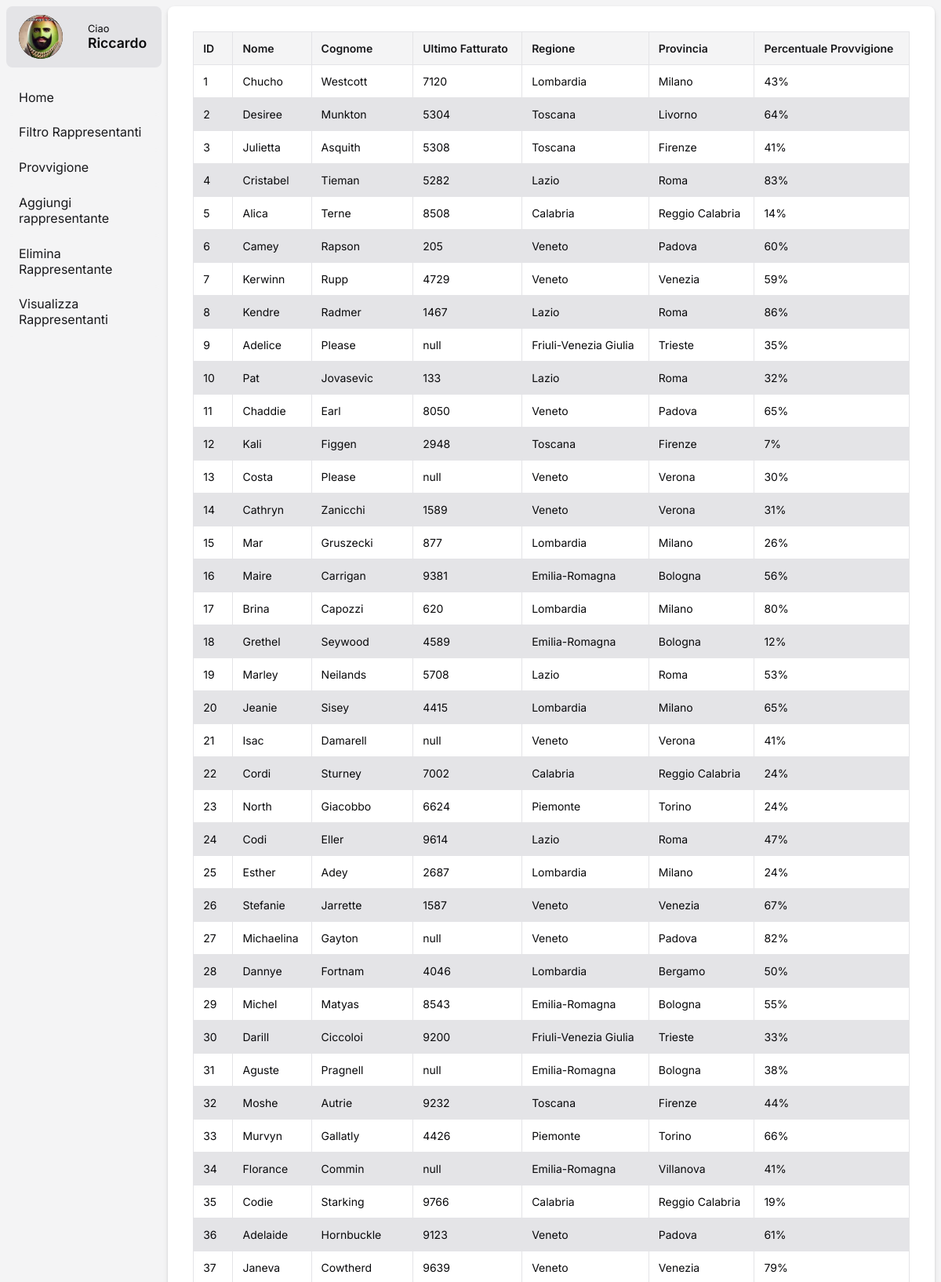
/PrimoEsercizioMySQL/visualizzaRappresentanti/index.php (upper part), run on the app's committed database.
### tables this page shows
CREATE TABLE `rappresentante` (
  `ID` int(11) NOT NULL,
  `Nome` varchar(50) NOT NULL,
  `Cognome` varchar(50) DEFAULT NULL,
  `UltimoFatturato` int(10) UNSIGNED DEFAULT NULL,
  `Regione` varchar(255) NOT NULL,
  `Provincia` varchar(255) NOT NULL,
  `PercentualeProvvigione` int(10) UNSIGNED NOT NULL CHECK (`PercentualeProvvigione` >= 0 and `PercentualeProvvigione` <= 100)
);

### PrimoEsercizioMySQL/visualizzaRappresentanti/index.php (the view, shortened to what this page needs)
<?php
require_once __DIR__ . "/../php/databaseConnection.php";
$queryRappresentanti = "SELECT * FROM Rappresentante";
$resultRappresentanti = $conn->query($queryRappresentanti);
?>
<!DOCTYPE html>
<html lang="en">
<head>
    <link rel="stylesheet" href="../style/style.css" />
</head>
<body>
    <div class="pageContainer">
        <div class="sideBar">
            <div class="header">
                <div class="logoContaner">
                    <img src="../img/marcelmango.jpg" class="logo" />
                </div>
                <div class="greeting">
                    <div class="salut">Ciao</div>
                    <div class="name">Riccardo</div>
                </div>
            </div>
            <div class="linksContainer">
                <a class="link" href="../">
                    <div>Home</div>
                </a>
                <a class="link" href="../filtroRappresentanti/">
                    <div>Filtro Rappresentanti</div>
                </a>
                <a class="link" href="../aumentoPuntiProvvigione/">
                    <div>Provvigione</div>
                </a>
                <a class="link" href="../aggiungiRappresentante/">
                    <div>Aggiungi rappresentante</div>
                </a>
                <a class="link" href="../eliminaRappresentante/">
                    <div>Elimina Rappresentante</div>
                </a>
                <a class="link" href="./">
                    <div>Visualizza Rappresentanti</div>
                </a>
            </div>
        </div>
        <div class="mainContent">
            <div class="table-container">
                <?php if ($resultRappresentanti->num_rows > 0): ?>
                    <table class="rappresentanti-table">
                        <thead>
                            <tr>
                                <th>ID</th>
                                <th>Nome</th>
                                <th>Cognome</th>
                                <th>Ultimo Fatturato</th>
                                <th>Regione</th>
                                <th>Provincia</th>
                                <th>Percentuale Provvigione</th>
                            </tr>
                        </thead>
                        <tbody>
                            <?php while ($row = $resultRappresentanti->fetch_assoc()): ?>
                                <tr>
                                    <td><?= htmlspecialchars($row['ID']) ?></td>
                                    <td><?= htmlspecialchars($row['Nome']) ?></td>
                                    <td><?= htmlspecialchars($row['Cognome']) ?></td>
                                    <td><?= htmlspecialchars($row['UltimoFatturato'] ?? 'null') ?></td>
                                    <td><?= htmlspecialchars($row['Regione']) ?></td>
                                    <td><?= htmlspecialchars($row['Provincia']) ?></td>
                                    <td><?= htmlspecialchars($row['PercentualeProvvigione']) ?>%</td>
                                </tr>
                            <?php endwhile; ?>
                        </tbody>
                    </table>
                <?php else: ?>
                    <div class="empty-table">
                        Nessun rappresentante trovato nel database.
                    </div>
                <?php endif; ?>
            </div>
        </div>
    </div>
</body>
</html>

### PrimoEsercizioMySQL/style/style.css (style rules this page uses)
* { box-sizing: border-box; font-family: "Inter", serif; }
body { background-color: hsl(var(--secondary)); color: hsl(var(--foreground)); font-family: Arial, sans-serif; margin: 0; padding: 0; }
.pageContainer { height: 100vh; display: flex; flex-direction: row; padding: 0.5rem; gap: 0.5rem; }
.sideBar { height: 100vh; width: 15rem; display: flex; flex-direction: column; gap: 1rem; }
a { text-decoration: none; color: hsl(var(--foreground)); }
.linksContainer { display: flex; flex-direction: column; gap: 0.15rem; }
.linksContainer .link { width: 100%; background-color: hsl(var(--secondary)); border-radius: var(--radius); color: hsl(var(--secondary-foreground)); padding: 0.7rem 1rem; transition: all cubic-bezier(0.4, 0, 0.2, 1) 0.15s; }
.mainContent { background-color: hsl(var(--background)); height: 100%; width: 100%; border-radius: var(--radius); box-shadow: 0 4px 6px rgba(0, 0, 0, 0.1), 0 1px 3px rgba(0, 0, 0, 0.08); overflow-y: auto; }
.sideBar .header { display: flex; flex-direction: row; align-items: center; gap: 2rem; padding: 0.7rem 1rem; background-color: hsl(var(--input)); border-radius: var(--radius); }
.sideBar .header .logoContaner { width: 3.5rem; height: 3.5rem; border-radius: 100%; background-color: black; position: relative; overflow: hidden; transition: all cubic-bezier(0.4, 0, 0.2, 1) 0.15s; }
.sideBar .header .logoContaner .logo { width: 100%; height: 100%; object-fit: cover; object-position: 50% 25%; user-select: none; -webkit-user-drag: none; }
.sideBar .header .greeting .salut { font-size: 0.8rem; font-weight: 400; }
.sideBar .header .greeting .name { font-size: 1.1rem; font-weight: 600; }
.table-container { width: 100%; padding: 2rem; overflow-x: auto; }
.rappresentanti-table { width: 100%; border-collapse: collapse; margin-bottom: 1rem; }
.rappresentanti-table th, .rappresentanti-table td { border: 1px solid hsl(var(--border)); padding: 0.75rem; text-align: left; font-size: 0.875rem; }
.rappresentanti-table th { background-color: hsl(var(--secondary)); font-weight: 600; color: hsl(var(--secondary-foreground)); }
.rappresentanti-table tr:nth-child(even) { background-color: hsl(var(--input)); }

### data on the page
rappresentante: ID "1", Nome "Chucho", Cognome "Westcott", UltimoFatturato "7120", Regione "Lombardia", Provincia "Milano", PercentualeProvvigione "43"
rappresentante: ID "2", Nome "Desiree", Cognome "Munkton", UltimoFatturato "5304", Regione "Toscana", Provincia "Livorno", PercentualeProvvigione "64"
rappresentante: ID "3", Nome "Julietta", Cognome "Asquith", UltimoFatturato "5308", Regione "Toscana", Provincia "Firenze", PercentualeProvvigione "41"
rappresentante: ID "4", Nome "Cristabel", Cognome "Tieman", UltimoFatturato "5282", Regione "Lazio", Provincia "Roma", PercentualeProvvigione "83"
rappresentante: ID "5", Nome "Alica", Cognome "Terne", UltimoFatturato "8508", Regione "Calabria", Provincia "Reggio Calabria", PercentualeProvvigione "14"
rappresentante: ID "6", Nome "Camey", Cognome "Rapson", UltimoFatturato "205", Regione "Veneto", Provincia "Padova", PercentualeProvvigione "60"
rappresentante: ID "7", Nome "Kerwinn", Cognome "Rupp", UltimoFatturato "4729", Regione "Veneto", Provincia "Venezia", PercentualeProvvigione "59"
rappresentante: ID "8", Nome "Kendre", Cognome "Radmer", UltimoFatturato "1467", Regione "Lazio", Provincia "Roma", PercentualeProvvigione "86"
rappresentante: ID "9", Nome "Adelice", Cognome "Please", UltimoFatturato "null", Regione "Friuli-Venezia Giulia", Provincia "Trieste", PercentualeProvvigione "35"
rappresentante: ID "10", Nome "Pat", Cognome "Jovasevic", UltimoFatturato "133", Regione "Lazio", Provincia "Roma", PercentualeProvvigione "32"
rappresentante: ID "11", Nome "Chaddie", Cognome "Earl", UltimoFatturato "8050", Regione "Veneto", Provincia "Padova", PercentualeProvvigione "65"
rappresentante: ID "12", Nome "Kali", Cognome "Figgen", UltimoFatturato "2948", Regione "Toscana", Provincia "Firenze", PercentualeProvvigione "7"
rappresentante: ID "13", Nome "Costa", Cognome "Please", UltimoFatturato "null", Regione "Veneto", Provincia "Verona", PercentualeProvvigione "30"
rappresentante: ID "14", Nome "Cathryn", Cognome "Zanicchi", UltimoFatturato "1589", Regione "Veneto", Provincia "Verona", PercentualeProvvigione "31"
rappresentante: ID "15", Nome "Mar", Cognome "Gruszecki", UltimoFatturato "877", Regione "Lombardia", Provincia "Milano", PercentualeProvvigione "26"
rappresentante: ID "16", Nome "Maire", Cognome "Carrigan", UltimoFatturato "9381", Regione "Emilia-Romagna", Provincia "Bologna", PercentualeProvvigione "56"
rappresentante: ID "17", Nome "Brina", Cognome "Capozzi", UltimoFatturato "620", Regione "Lombardia", Provincia "Milano", PercentualeProvvigione "80"
rappresentante: ID "18", Nome "Grethel", Cognome "Seywood", UltimoFatturato "4589", Regione "Emilia-Romagna", Provincia "Bologna", PercentualeProvvigione "12"
rappresentante: ID "19", Nome "Marley", Cognome "Neilands", UltimoFatturato "5708", Regione "Lazio", Provincia "Roma", PercentualeProvvigione "53"
rappresentante: ID "20", Nome "Jeanie", Cognome "Sisey", UltimoFatturato "4415", Regione "Lombardia", Provincia "Milano", PercentualeProvvigione "65"
rappresentante: ID "21", Nome "Isac", Cognome "Damarell", UltimoFatturato "null", Regione "Veneto", Provincia "Verona", PercentualeProvvigione "41"
rappresentante: ID "22", Nome "Cordi", Cognome "Sturney", UltimoFatturato "7002", Regione "Calabria", Provincia "Reggio Calabria", PercentualeProvvigione "24"
rappresentante: ID "23", Nome "North", Cognome "Giacobbo", UltimoFatturato "6624", Regione "Piemonte", Provincia "Torino", PercentualeProvvigione "24"
rappresentante: ID "24", Nome "Codi", Cognome "Eller", UltimoFatturato "9614", Regione "Lazio", Provincia "Roma", PercentualeProvvigione "47"
rappresentante: ID "25", Nome "Esther", Cognome "Adey", UltimoFatturato "2687", Regione "Lombardia", Provincia "Milano", PercentualeProvvigione "24"
rappresentante: ID "26", Nome "Stefanie", Cognome "Jarrette", UltimoFatturato "1587", Regione "Veneto", Provincia "Venezia", PercentualeProvvigione "67"
rappresentante: ID "27", Nome "Michaelina", Cognome "Gayton", UltimoFatturato "null", Regione "Veneto", Provincia "Padova", PercentualeProvvigione "82"
rappresentante: ID "28", Nome "Dannye", Cognome "Fortnam", UltimoFatturato "4046", Regione "Lombardia", Provincia "Bergamo", PercentualeProvvigione "50"
rappresentante: ID "29", Nome "Michel", Cognome "Matyas", UltimoFatturato "8543", Regione "Emilia-Romagna", Provincia "Bologna", PercentualeProvvigione "55"
rappresentante: ID "30", Nome "Darill", Cognome "Ciccoloi", UltimoFatturato "9200", Regione "Friuli-Venezia Giulia", Provincia "Trieste", PercentualeProvvigione "33"
rappresentante: ID "31", Nome "Aguste", Cognome "Pragnell", UltimoFatturato "null", Regione "Emilia-Romagna", Provincia "Bologna", PercentualeProvvigione "38"
rappresentante: ID "32", Nome "Moshe", Cognome "Autrie", UltimoFatturato "9232", Regione "Toscana", Provincia "Firenze", PercentualeProvvigione "44"
rappresentante: ID "33", Nome "Murvyn", Cognome "Gallatly", UltimoFatturato "4426", Regione "Piemonte", Provincia "Torino", PercentualeProvvigione "66"
rappresentante: ID "34", Nome "Florance", Cognome "Commin", UltimoFatturato "null", Regione "Emilia-Romagna", Provincia "Villanova", PercentualeProvvigione "41"
rappresentante: ID "35", Nome "Codie", Cognome "Starking", UltimoFatturato "9766", Regione "Calabria", Provincia "Reggio Calabria", PercentualeProvvigione "19"
rappresentante: ID "36", Nome "Adelaide", Cognome "Hornbuckle", UltimoFatturato "9123", Regione "Veneto", Provincia "Padova", PercentualeProvvigione "61"
rappresentante: ID "37", Nome "Janeva", Cognome "Cowtherd", UltimoFatturato "9639", Regione "Veneto", Provincia "Venezia", PercentualeProvvigione "79"
